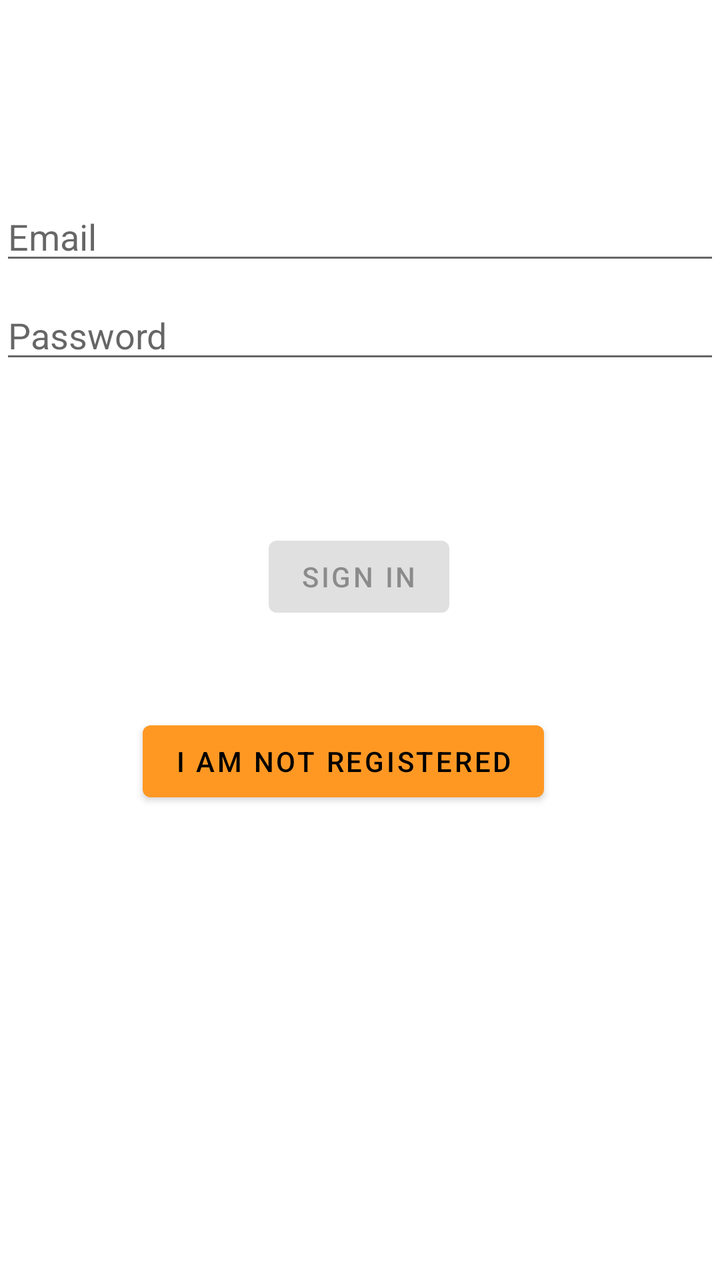
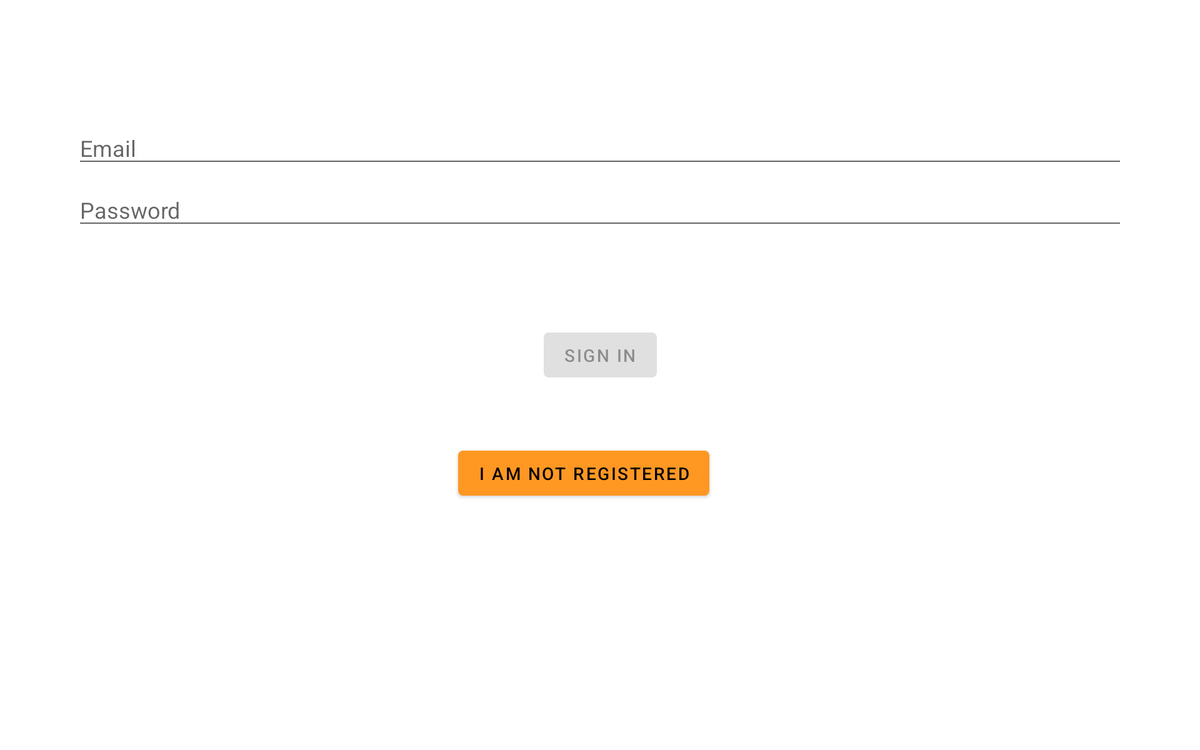

An Android layout and its configuration variant, each rendered on a device that would load it. The default file and the variant file are quoted in full after the pictures.
<!-- AndroidManifest.xml: application theme Theme.IntakeTrackerApp -->
<!-- res/layout/activity_login.xml -->
<?xml version="1.0" encoding="utf-8"?>
<androidx.constraintlayout.widget.ConstraintLayout xmlns:android="http://schemas.android.com/apk/res/android"
    xmlns:app="http://schemas.android.com/apk/res-auto"
    xmlns:tools="http://schemas.android.com/tools"
    android:id="@+id/container"
    android:layout_width="match_parent"
    android:layout_height="match_parent"
    android:paddingLeft="@dimen/activity_horizontal_margin"
    android:paddingTop="@dimen/activity_vertical_margin"
    android:paddingRight="@dimen/activity_horizontal_margin"
    android:paddingBottom="@dimen/activity_vertical_margin"
    tools:context=".ui.login.LoginActivity">

    <Button
        android:id="@+id/not_registered"
        android:layout_width="wrap_content"
        android:layout_height="wrap_content"
        android:layout_gravity="start"
        android:layout_marginTop="16dp"
        android:layout_marginBottom="64dp"
        android:enabled="true"
        android:text="@string/action_not_registred"
        app:layout_constraintBottom_toBottomOf="parent"
        app:layout_constraintEnd_toEndOf="parent"
        app:layout_constraintHorizontal_bias="0.447"
        app:layout_constraintStart_toStartOf="parent"
        app:layout_constraintTop_toBottomOf="@+id/password"
        app:layout_constraintVertical_bias="0.473" />

    <EditText
        android:id="@+id/username"
        android:layout_width="0dp"
        android:layout_height="wrap_content"
        android:layout_marginTop="96dp"
        android:hint="@string/prompt_email"
        android:inputType="textEmailAddress"
        android:selectAllOnFocus="true"
        app:layout_constraintEnd_toEndOf="parent"
        app:layout_constraintStart_toStartOf="parent"
        app:layout_constraintTop_toTopOf="parent" />

    <EditText
        android:id="@+id/password"
        android:layout_width="0dp"
        android:layout_height="wrap_content"
        android:layout_marginTop="8dp"
        android:hint="@string/prompt_password"
        android:imeActionLabel="@string/action_sign_in_short"
        android:imeOptions="actionDone"
        android:inputType="textPassword"
        android:selectAllOnFocus="true"
        app:layout_constraintEnd_toEndOf="parent"
        app:layout_constraintStart_toStartOf="parent"
        app:layout_constraintTop_toBottomOf="@+id/username" />

    <Button
        android:id="@+id/login"
        android:layout_width="wrap_content"
        android:layout_height="wrap_content"
        android:layout_gravity="start"
        android:layout_marginTop="16dp"
        android:layout_marginBottom="64dp"
        android:enabled="false"
        android:text="@string/action_sign_in"
        app:layout_constraintBottom_toBottomOf="parent"
        app:layout_constraintEnd_toEndOf="parent"
        app:layout_constraintHorizontal_bias="0.498"
        app:layout_constraintStart_toStartOf="parent"
        app:layout_constraintTop_toBottomOf="@+id/password"
        app:layout_constraintVertical_bias="0.19" />

    <ProgressBar
        android:id="@+id/loading"
        android:layout_width="wrap_content"
        android:layout_height="wrap_content"
        android:layout_gravity="center"
        android:layout_marginTop="64dp"
        android:layout_marginBottom="64dp"
        android:visibility="gone"
        app:layout_constraintBottom_toBottomOf="parent"
        app:layout_constraintEnd_toEndOf="@+id/password"
        app:layout_constraintStart_toStartOf="@+id/password"
        app:layout_constraintTop_toTopOf="parent"
        app:layout_constraintVertical_bias="0.3" />

    <TextView
        android:id="@+id/textViewNotRegistered"
        android:layout_width="wrap_content"
        android:layout_height="wrap_content"
        android:layout_marginStart="32dp"
        android:layout_marginTop="356dp"
        android:layout_marginBottom="340dp"
        app:layout_constraintBottom_toBottomOf="parent"
        app:layout_constraintStart_toStartOf="parent"
        app:layout_constraintTop_toTopOf="parent"
        tools:text="@string/text_register" />

</androidx.constraintlayout.widget.ConstraintLayout>
<!-- resources referenced by this layout -->
<resources>
  <string name="action_not_registred">I am not registered</string>
  <string name="action_sign_in">Sign in</string>
  <string name="action_sign_in_short">Sign in</string>
  <string name="prompt_email">Email</string>
  <string name="prompt_password">Password</string>
  <string name="text_register">You are not registered? Register here:</string>
  <style name="Theme.IntakeTrackerApp" parent="Theme.MaterialComponents.DayNight.DarkActionBar">
          
          <item name="colorPrimary">@color/orange</item>
          <item name="colorPrimaryVariant">@color/black</item>
          <item name="colorOnPrimary">@color/black</item>
          
          <item name="colorSecondary">@color/black</item>
          <item name="colorSecondaryVariant">@color/black</item>
          <item name="colorOnSecondary">@color/black</item>
          
          <item name="android:statusBarColor">?attr/colorPrimaryVariant</item>
          
      </style>
  <color name="orange">#FF9823</color>
  <color name="black">#FF000000</color>
</resources>
<!-- res/layout-w936dp/activity_login.xml (the repository's variant of the layout above) -->
<!-- drawn on a 7-inch tablet turned sideways -->
<?xml version="1.0" encoding="utf-8"?>
<androidx.constraintlayout.widget.ConstraintLayout xmlns:android="http://schemas.android.com/apk/res/android"
    xmlns:app="http://schemas.android.com/apk/res-auto"
    xmlns:tools="http://schemas.android.com/tools"
    android:id="@+id/container"
    android:layout_width="match_parent"
    android:layout_height="match_parent"
    android:paddingLeft="@dimen/activity_horizontal_margin"
    android:paddingTop="@dimen/activity_vertical_margin"
    android:paddingRight="@dimen/activity_horizontal_margin"
    android:paddingBottom="@dimen/activity_vertical_margin"
    tools:context=".ui.login.LoginActivity">

    <androidx.constraintlayout.widget.ConstraintLayout
        android:layout_width="840dp"
        android:layout_height="match_parent"
        app:layout_constraintEnd_toEndOf="parent"
        app:layout_constraintStart_toStartOf="parent">

        <EditText
            android:id="@+id/username"
            android:layout_width="0dp"
            android:layout_height="wrap_content"
            android:layout_marginTop="96dp"
            android:hint="@string/prompt_email"
            android:inputType="textEmailAddress"
            android:selectAllOnFocus="true"
            app:layout_constraintEnd_toEndOf="parent"
            app:layout_constraintStart_toStartOf="parent"
            app:layout_constraintTop_toTopOf="parent" />

        <EditText
            android:id="@+id/password"
            android:layout_width="0dp"
            android:layout_height="wrap_content"
            android:layout_marginTop="8dp"
            android:hint="@string/prompt_password"
            android:imeActionLabel="@string/action_sign_in_short"
            android:imeOptions="actionDone"
            android:inputType="textPassword"
            android:selectAllOnFocus="true"
            app:layout_constraintEnd_toEndOf="parent"
            app:layout_constraintStart_toStartOf="parent"
            app:layout_constraintTop_toBottomOf="@+id/username" />

        <Button
            android:id="@+id/login"
            android:layout_width="wrap_content"
            android:layout_height="wrap_content"
            android:layout_gravity="start"
            android:layout_marginTop="16dp"
            android:layout_marginBottom="64dp"
            android:enabled="false"
            android:text="@string/action_sign_in"
            app:layout_constraintBottom_toBottomOf="parent"
            app:layout_constraintEnd_toEndOf="parent"
            app:layout_constraintStart_toStartOf="parent"
            app:layout_constraintTop_toBottomOf="@+id/password"
            app:layout_constraintVertical_bias="0.2" />

        <TextView
            android:id="@+id/textViewNotRegistered"
            android:layout_width="wrap_content"
            android:layout_height="wrap_content"
            android:layout_marginStart="32dp"
            android:layout_marginTop="356dp"
            android:layout_marginBottom="340dp"
            android:textSize="24sp"
            app:layout_constraintBottom_toBottomOf="parent"
            app:layout_constraintStart_toStartOf="parent"
            app:layout_constraintTop_toTopOf="parent"
            app:layout_constraintVertical_bias="0.437"
            tools:text="@string/text_register" />


        <Button
            android:id="@+id/not_registered"
            android:layout_width="wrap_content"
            android:layout_height="wrap_content"
            android:layout_gravity="start"
            android:layout_marginTop="16dp"
            android:layout_marginBottom="64dp"
            android:enabled="true"
            android:text="@string/action_not_registred"
            app:layout_constraintBottom_toBottomOf="parent"
            app:layout_constraintEnd_toEndOf="parent"
            app:layout_constraintHorizontal_bias="0.48"
            app:layout_constraintStart_toStartOf="parent"
            app:layout_constraintTop_toBottomOf="@+id/password"
            app:layout_constraintVertical_bias="0.532" />

        <ProgressBar
            android:id="@+id/loading"
            android:layout_width="wrap_content"
            android:layout_height="wrap_content"
            android:layout_gravity="center"
            android:layout_marginTop="64dp"
            android:layout_marginBottom="64dp"
            android:visibility="gone"
            app:layout_constraintBottom_toBottomOf="parent"
            app:layout_constraintEnd_toEndOf="@+id/password"
            app:layout_constraintStart_toStartOf="@+id/password"
            app:layout_constraintTop_toTopOf="parent"
            app:layout_constraintVertical_bias="0.3" />

    </androidx.constraintlayout.widget.ConstraintLayout>
</androidx.constraintlayout.widget.ConstraintLayout>
